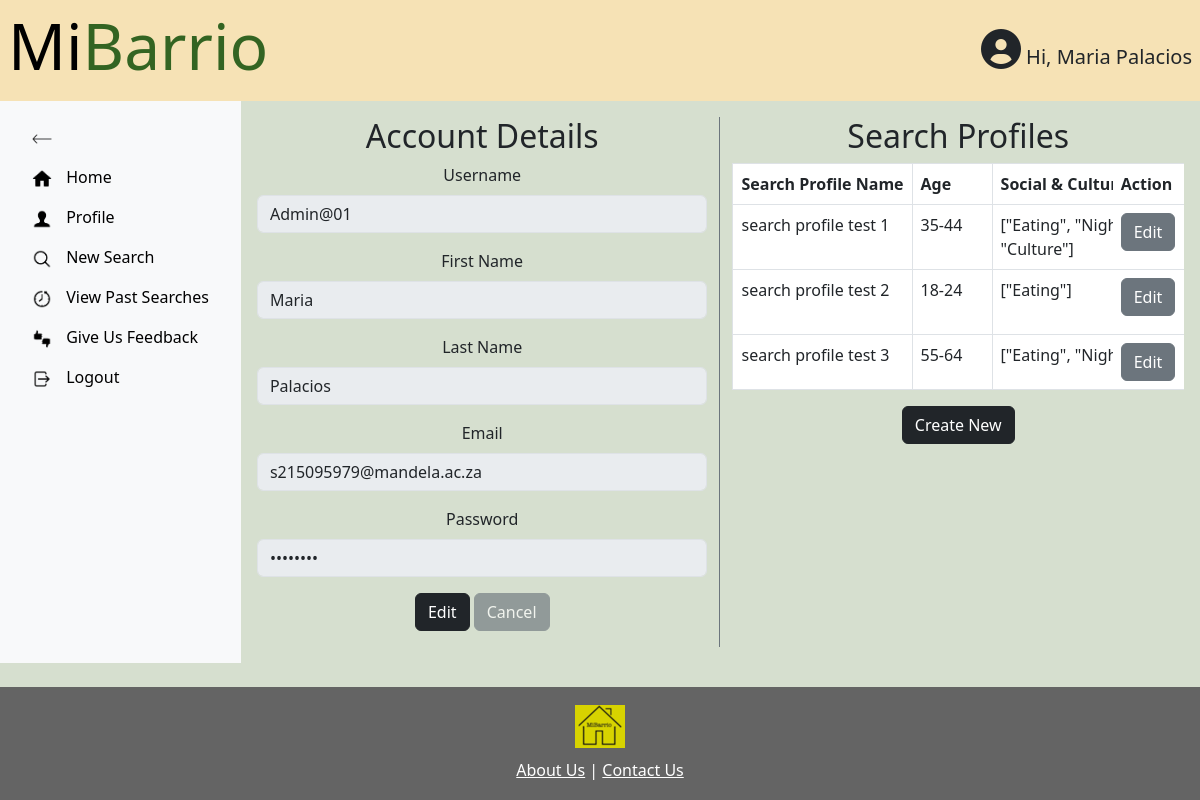
/profile (signed in), run on the app's committed database.
### MiBarrioApp/models.py (models this page shows)
class CustomUser(AbstractBaseUser, PermissionsMixin):
    objects = CustomUserManager()
    userID = models.AutoField(primary_key=True)
    first_name = models.CharField(max_length=255)
    last_name = models.CharField(max_length=255)
    username = models.CharField(max_length=255, unique=True)
    password = models.CharField(max_length=255)
    email = models.EmailField(unique=True)
    is_admin = models.BooleanField(default=False)
    is_staff = models.BooleanField(default=False)
    is_superuser = models.BooleanField(default=False)
    USERNAME_FIELD = 'username'
    REQUIRED_FIELDS = ['first_name', 'last_name', 'email']

class SearchProfiles(models.Model):
    search_profileID = models.AutoField(primary_key=True)
    user = models.ForeignKey(CustomUser, on_delete=models.CASCADE)
    sp_name = models.TextField()
    age = models.TextField()
    social_cultural_tags = models.TextField()
    health_wellness_tags = models.TextField()
    leisure_recreation_tags = models.TextField()
    community_services_tags = models.TextField()
    social_cultural_levels = models.PositiveIntegerField(validators=[MinValueValidator(1), MaxValueValidator(5)], default=1)
    health_wellness_levels = models.PositiveIntegerField(validators=[MinValueValidator(1), MaxValueValidator(5)], default=1)
    leisure_recreation_levels = models.PositiveIntegerField(validators=[MinValueValidator(1), MaxValueValidator(5)], default=1)
    community_services_levels = models.PositiveIntegerField(validators=[MinValueValidator(1), MaxValueValidator(5)], default=1)
    transportation_active = models.BooleanField()
    transportation_public = models.BooleanField()
    backup_power_supply = models.BooleanField()
    backup_water_supply = models.BooleanField()
    class Meta:
        unique_together = ('user', 'sp_name',)

### MiBarrioApp/views.py (the view, shortened to what this page needs)
# urls.py: path('profile', views.profile_view, name = "profile"),
@login_required
def profile_view(request):
    user = request.user
    form_type = request.POST.get('form_type')
    user_search_profiles = SearchProfiles.objects.filter(user=request.user)
    context = {'user': user, 'search_profiles': user_search_profiles}
    return render(request, 'profile.html', context)

### MiBarrioApp/context_processors.py (called while the page is built)
def show_user_info(request):
    user_info_pages = [
        'home', 'profile', 'newSearch', 'newSearch2', 'newSearch3',
        'viewPastSearches', 'feedback'
    ]
    return {
        'show_user_info': request.resolver_match.url_name in user_info_pages
    }

### MiBarrioApp/templates/profile.html (shortened to what this page needs)
{% extends 'base.html' %}
{% load static %}
{% block content %}
<div class="d-flex">
  <div id="sidebar" class="p-3 bg-light">
    <ul class="nav flex-column">
      <li class="nav-item">
        <a id="toggleSidebar" class="nav-link" href="#">
          <img src="{% static 'icons/icons8-left-arrow-100.png' %}" alt="Reduce" height="20px">
        </a>
      </li>
      <div id="sidebarMenu" class="show">
        <li class="nav-item">
          <a class="nav-link" href="{% url 'MiBarrioApp:home' %}">
            <img src="{% static 'icons/icons8-home-96.png' %}" alt="Home" height="20px">
            <span class="nav-text"> Home</span>
          </a>
        </li>
        <li class="nav-item">
          <a class="nav-link" href="{% url 'MiBarrioApp:profile' %}">
            <img src="{% static 'icons/icons8-customer-90.png' %}" alt="Profile" height="20px">
            <span class="nav-text"> Profile</span>
          </a>
        </li>
        <li class="nav-item">
          <a class="nav-link" href="{% url 'MiBarrioApp:newSearch' %}">
            <img src="{% static 'icons/icons8-search-90.png' %}" alt="New Search" height="20px">
            <span class="nav-text"> New Search</span>
          </a>
        </li>
        <li class="nav-item">
          <a class="nav-link" href="{% url 'MiBarrioApp:viewPastSearches' %}">
            <img src="{% static 'icons/icons8-time-machine-90.png' %}" alt="View Past Searches" height="20px">
            <span class="nav-text"> View Past Searches</span>
          </a>
        </li>
        <li class="nav-item">
          <a class="nav-link" href="{% url 'MiBarrioApp:feedback' %}">
            <img src="{% static 'icons/icons8-thumbs-up-down-90.png' %}" alt="Give Us Feedback" height="20px">
            <span class="nav-text"> Give Us Feedback</span>
          </a>
        </li>
        <li class="nav-item">
          <a class="nav-link" href="{% url 'MiBarrioApp:logout' %}">
            <img src="{% static 'icons/icons8-logout-96.png' %}" alt="Logout" height="20px">
            <span class="nav-text"> Logout</span>
          </a>
        </li>
      </div>
    </ul>
  </div>
  <div class="container-fluid p-3">
    <div class="row">
      <div class="col-md-6 border-end pr-7 border-secondary">
        <h2>Account Details</h2>
        <form id="accountDetailsForm" action="{% url 'MiBarrioApp:profile' %}" method="post">
          <div class="mb-3">
            <label for="username" class="form-label">Username</label>
            <input type="text" class="form-control" name="username" id="username" value="{{ user.username }}" disabled>
          </div>
          <div class="mb-3">
            <label for="firstname" class="form-label">First Name</label>
            <input type="text" class="form-control" name="firstname" id="firstname" value="{{ user.first_name }}"
              disabled>
          </div>
          <div class="mb-3">
            <label for="lastname" class="form-label">Last Name</label>
            <input type="text" class="form-control" name="lastname" id="lastname" value="{{ user.last_name }}" disabled>
          </div>
          <div class="mb-3">
            <label for="email" class="form-label">Email</label>
            <input type="email" class="form-control" name="email" id="email" value="{{ user.email }}" disabled>
          </div>
          <div class="mb-3">
            <label for="password" class="form-label">Password</label>
            <input type="password" class="form-control" name="password" id="password" value="********" disabled>
          </div>
          <div class="mb-3">
            <button type="button" class="btn btn-dark" id="editSaveBtn">Edit</button>
            <button type="button" class="btn btn-secondary disabled" id="cancelBtn">Cancel</button>
          </div>
        </form>
      </div>
      <div class="col-md-6 pl-5">
        <h2>Search Profiles</h2>
        <div id="searchProfilesList">
          <div style="max-height:500px; overflow-x:auto; overflow-y:auto; max-width: 600px; ">
            <table class="table table-bordered">
              <thead>
                <tr>
                  <th>Search Profile Name</th>
                  <th style="min-width: 80px;">Age</th>
                  <th>Social & Cultural tags</th>
                  <th>Health & Wellness tags</th>
                  <th class="sticky-action-column">Action</th>
                </tr>
              </thead>
              <tbody>
                {% for sp in search_profiles %}
                <tr>
                  <td>{{ sp.sp_name }}</td>
                  <td>{{ sp.age }}</td>
                  <td>{{ sp.social_cultural_tags }}</td>
                  <td>{{ sp.health_wellness_tags }}</td>
                  <td class="sticky-action-column">
                    <button class="btn btn-secondary edit-btn" data-bs-toggle="modal" data-bs-target="#createProfileModal"
                      data-id="{{ sp.search_profileID }}" data-sp_name="{{ sp.sp_name }}" data-age="{{ sp.age }}"
                      data-social_cultural_tags="{{ sp.social_cultural_tags }}"
                      data-health_wellness_tags="{{ sp.health_wellness_tags }}"
                      data-leisure_recreation_tags="{{ sp.leisure_recreation_tags }}"
                      data-community_services_tags="{{ sp.community_services_tags }}"
                      data-social_cultural_levels="{{ sp.social_cultural_levels }}"
                      data-health_wellness_levels="{{ sp.health_wellness_levels }}"
                      data-leisure_recreation_levels="{{ sp.leisure_recreation_levels }}"
                      data-community_services_levels="{{ sp.community_services_levels }}"
                      data-transportation_active="{{ sp.transportation_active }}"
                      data-transportation_public="{{ sp.transportation_public }}"
                      data-backup_power_supply="{{ sp.backup_power_supply }}"
                      data-backup_water_supply="{{ sp.backup_water_supply }}" class="btn btn-primary edit-btn"
                      data-bs-toggle="modal" data-bs-target="#createProfileModal"
                      data-id="{{ sp.search_profileID }}">Edit</button>
                  </td>
                </tr>
                {% endfor %}
              </tbody>
            </table>
          </div>
        </div>
        <button type="button" class="btn btn-dark mb-3" data-bs-toggle="modal"
          data-bs-target="#createProfileModal">Create New</button>
      </div>
    </div>
  </div>
</div>
</div>
{% endblock %}

### MiBarrioApp/templates/base.html (shortened to what this page needs)
{% load static %}
<!DOCTYPE html>
<html lang="en">
<head>
  <link href="https://cdn.jsdelivr.net/npm/bootstrap@5.3.0/dist/css/bootstrap.min.css" rel="stylesheet"
>
  <link rel="stylesheet" type="text/css" href="{% static 'css/style.css' %}" />
  <link rel="stylesheet" href="https://unpkg.com/leaflet@1.7.1/dist/leaflet.css" />
  <link rel="stylesheet" href="https://cdnjs.cloudflare.com/ajax/libs/font-awesome/6.0.0-beta3/css/all.min.css">
</head>
<body>
  <div class="wrapper">
    <div class="header">
      <h1 class="display-3">
        <a href="{% url 'MiBarrioApp:home' %}" style="text-decoration: none; color: inherit;">
          <span id="mi">Mi</span><span id="barrio">Barrio</span>
        </a>
      </h1>
      {% if user.is_authenticated and show_user_info %}
      <div class="user-info">
        <i class="fas fa-user-circle fa-2x"></i>
        Hi, {{ user.first_name }} {{ user.last_name }}
      </div>
      {% endif %}
    </div>
    {% block content %}
    {% endblock %}
  <footer class="footer">
    <img src="{% static 'logo.png' %}" alt="Logo" class="footer-logo">
    <div class="footer-links">
      <a href="{% url 'MiBarrioApp:aboutUs' %}">About Us</a> | <a href="{% url 'MiBarrioApp:contactUs' %}">Contact
        Us</a>
    </div>
  </footer>
</body>
</html>

### MiBarrioApp/static/css/style.css (style rules this page uses)
* { margin: 0; padding: 0; box-sizing: border-box; }
html, body { height: 100%; display: flex; flex-direction: column; text-align: center; background: rgb(214,223,207); }
.header { height: min-content; background: rgb(246,226, 181); text-align: left; padding-left: 17px ; padding: 0.5em; display: flex; justify-content: space-between; align-items: center; }
.user-info { font-size: 20px; }
.table th, .table td { text-align: left; }
.wrapper { flex: 1 0 auto; background: rgb(214,223,207); }
.footer { flex-shrink: 0; text-align: center; background: rgb(100,100,100); padding: 1.5%; }
.footer-links { margin-top: 10px; color: white; }
.footer-links a { color: inherit; }
.footer-logo { width: auto; height: auto; display: block; margin: 0 auto; }
.nav-item { flex-grow: 1; text-align: left; min-width: 0; }
.nav-item a { white-space: nowrap; color: black; }
.d-flex { display: flex; flex-grow: 1; flex-direction: row; }
.nav-link img { margin-right: 10px; vertical-align: middle; transition: margin 0.3s; }
.sticky-action-column { position: sticky; right: 0; background-color: #fff; z-index: 1; }
table thead th { white-space: nowrap; background-color: rgb(234, 236, 239); }
#sidebar, #content { flex-grow: 1; flex-shrink: 0; }
#mi { color: black; }
#barrio { color: rgb(51, 100, 34); }
#sidebar { transition: width 0.5s; overflow: hidden; white-space: nowrap; }

### data on the page
CustomUser: first_name "Maria", last_name "Palacios", username "Admin@01", firstname "Maria", lastname "Palacios", email "s215095979@mandela.ac.za"
SearchProfiles: sp_name "search profile test 1", age "35-44", social_cultural_tags "[\"Eating\", \"Nightlife\", \"Culture\"]"
SearchProfiles: sp_name "search profile test 2", age "18-24", social_cultural_tags "[\"Eating\"]"
SearchProfiles: sp_name "search profile test 3", age "55-64", social_cultural_tags "[\"Eating\", \"Nightlife\"]"
